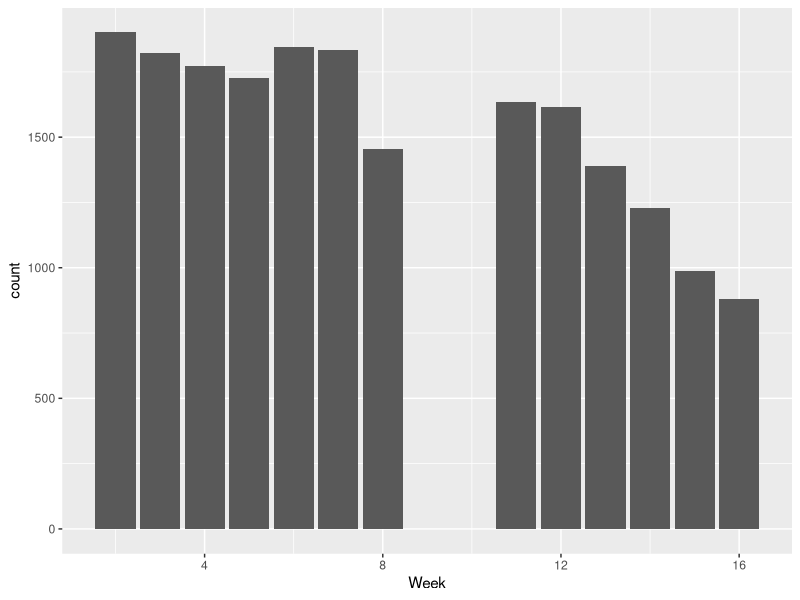
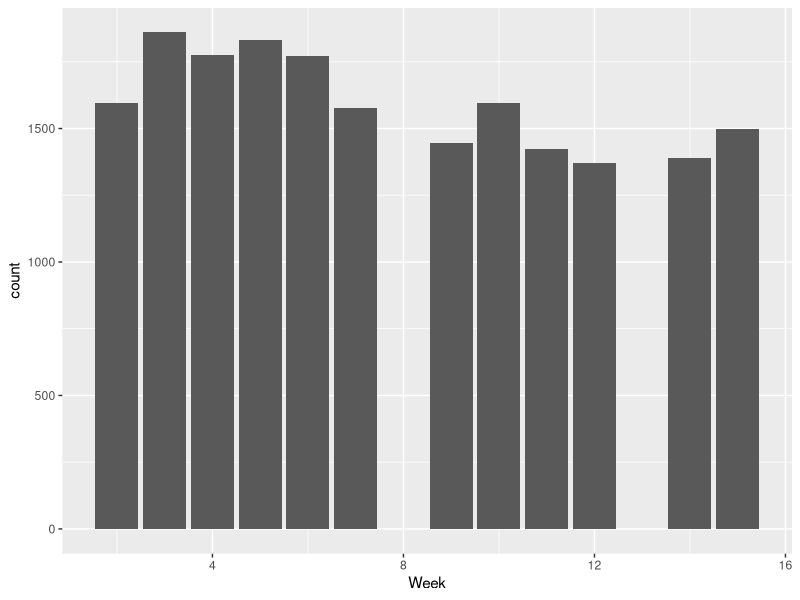
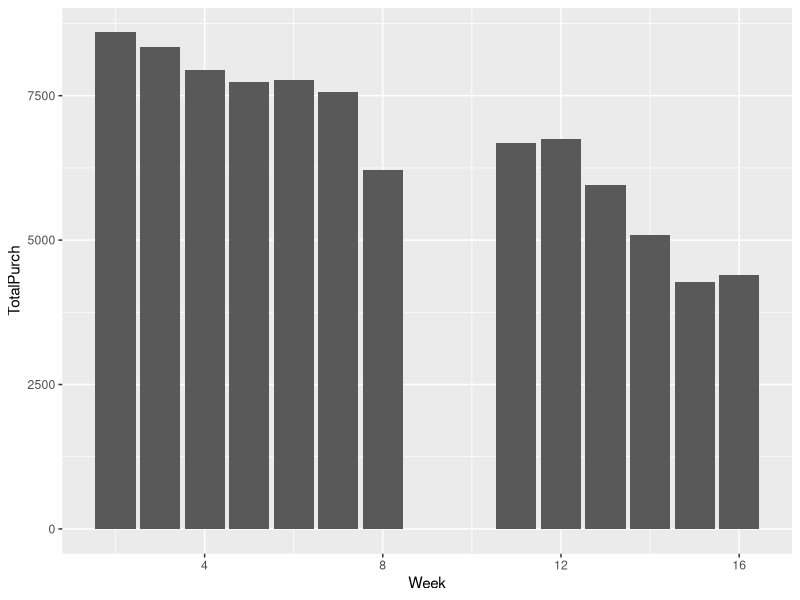
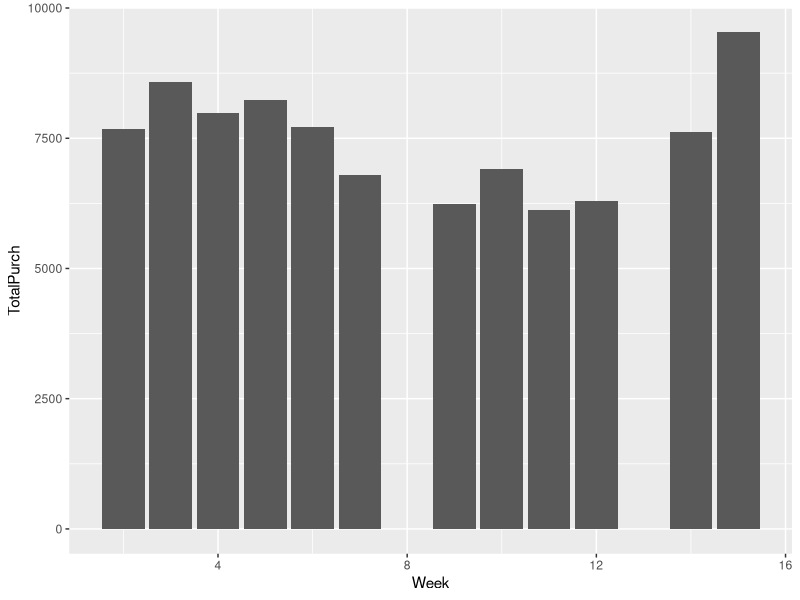
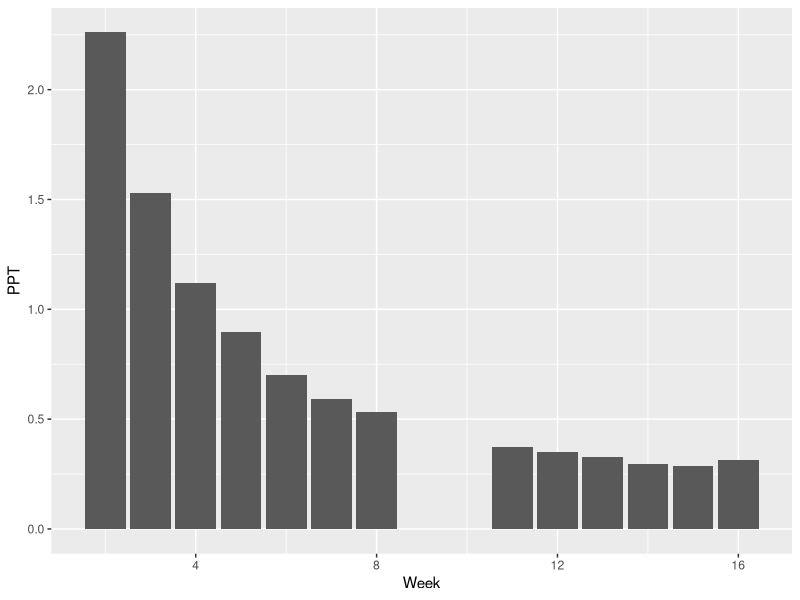
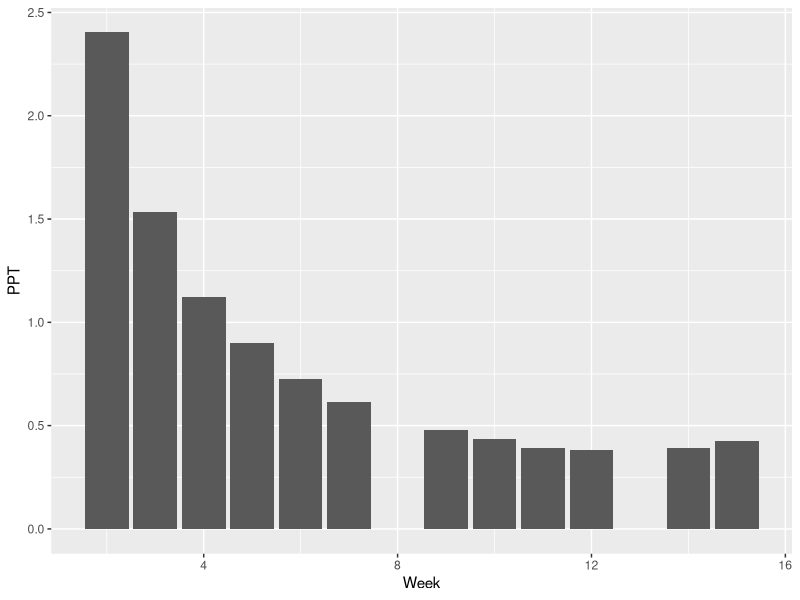
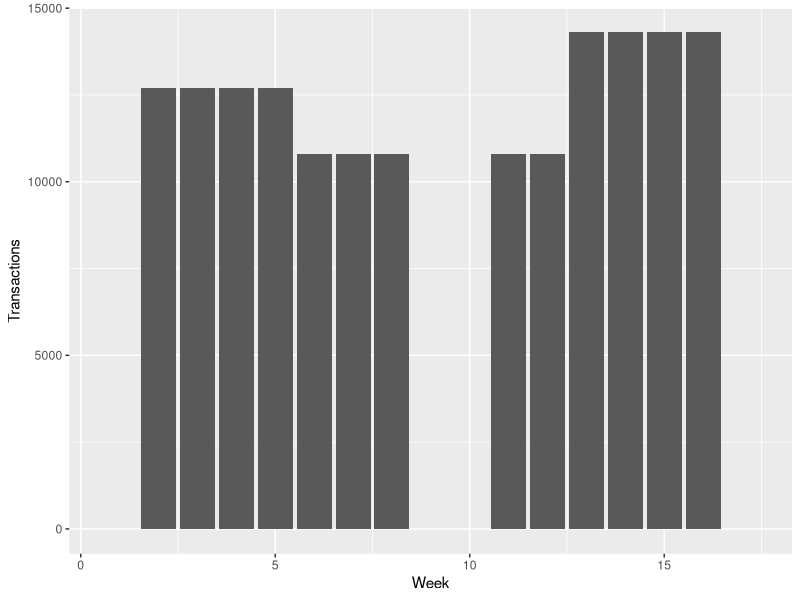
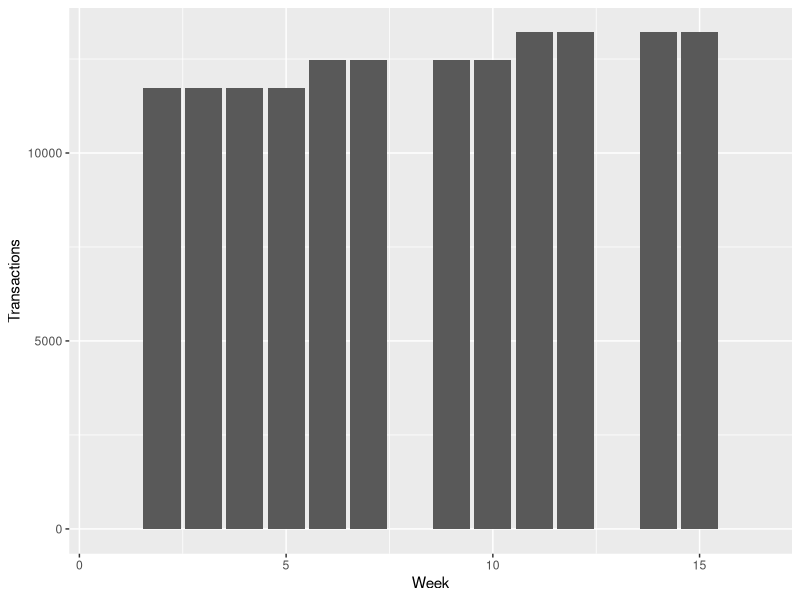

R code for these plots, in order:
## ---- chunk 1
knitr::opts_chunk$set(echo = TRUE, message=FALSE, warning=FALSE, cache=TRUE, 
                      fig.width=7, fig.height=3, fig.align = "center")
library(readr)
library(dplyr)
library(ggplot2)
library(lubridate)
## ---- chunk 2

flex_data <- read_csv("flex_data.csv") 
flex_data <- flex_data %>% mutate(Time = mdy_hm(Time)) %>% mutate(Week = epiweek(Time)) %>% rename(AmountSpent=Price)
flex_data <- flex_data %>% filter(Time >= '2019-01-20' & Time <= '2019-12-19') %>%  filter(AmountSpent > 0)

## ---- chunk 3
#Transactions by week
springtrans <- flex_data %>% filter(Time <= '2019-5-19') %>% mutate(Week = Week-3) %>% filter(Week!=1 & Week!=9 & Week!=10 & Week!=17)
falltrans <- flex_data %>% filter(Time >= '2019-9-1') %>% mutate (Week = Week-35) %>% filter(Week!=1 & Week!=8 & Week!=13 & Week!=16)

ggplot(springtrans) + geom_bar(aes(x=Week))
ggplot(falltrans) + geom_bar(aes(x=Week))
## ---- chunk 4
#Purchases by week
springpurch <- springtrans %>% group_by(Week) %>% summarize(TotalPurch = sum(AmountSpent))
fallpurch <- falltrans %>% group_by(Week) %>% summarize(TotalPurch = sum(AmountSpent))

ggplot(springpurch) + geom_bar(aes(x=Week, y=TotalPurch), stat='identity')
ggplot(fallpurch) + geom_bar(aes(x=Week, y=TotalPurch), stat='identity')
## ---- chunk 5
#Amount Spent Per Transaction
springppt <- springtrans %>% group_by(Week) %>% summarize(TotalTrans = sum(as.double(Week)), TotalPurch = sum(AmountSpent)) %>% mutate(PPT = TotalPurch/TotalTrans)
fallppt <- falltrans %>% group_by(Week) %>% summarize(TotalTrans = sum(as.double(Week)), TotalPurch = sum(AmountSpent)) %>% mutate(PPT = TotalPurch/TotalTrans)

ggplot(springppt) + geom_bar(aes(x=Week, y=PPT), stat='identity')
ggplot(fallppt) + geom_bar(aes(x=Week, y=PPT), stat='identity')
## ---- chunk 6
#Creation of consistent null dataframes
#Tested - Sums of spring/fall consistent nulls add up to sum of purchases and transactions from spring/fall PPT
sprnullconsistent <- data.frame("Week"=1:17, "Transactions"= c(0,sum(springppt$TotalTrans)/13,sum(springppt$TotalTrans)/13,sum(springppt$TotalTrans)/13,sum(springppt$TotalTrans)/13,sum(springppt$TotalTrans)/13,sum(springppt$TotalTrans)/13,sum(springppt$TotalTrans)/13,0,0,sum(springppt$TotalTrans)/13,sum(springppt$TotalTrans)/13,sum(springppt$TotalTrans)/13,sum(springppt$TotalTrans)/13,sum(springppt$TotalTrans)/13,sum(springppt$TotalTrans)/13,0), "Purchases"= c(0,sum(springppt$TotalPurch)/13,sum(springppt$TotalPurch)/13,sum(springppt$TotalPurch)/13,sum(springppt$TotalPurch)/13,sum(springppt$TotalPurch)/13,sum(springppt$TotalPurch)/13,sum(springppt$TotalPurch)/13,0,0,sum(springppt$TotalPurch)/13,sum(springppt$TotalPurch)/13,sum(springppt$TotalPurch)/13,sum(springppt$TotalPurch)/13,sum(springppt$TotalPurch)/13,sum(springppt$TotalPurch)/13,0))

fallnullconsistent <- data.frame("Week"=1:16, "Transactions"= c(0,sum(fallppt$TotalTrans)/12,sum(fallppt$TotalTrans)/12,sum(fallppt$TotalTrans)/12,sum(fallppt$TotalTrans)/12,sum(fallppt$TotalTrans)/12,sum(fallppt$TotalTrans)/12,0,sum(fallppt$TotalTrans)/12,sum(fallppt$TotalTrans)/12,sum(fallppt$TotalTrans)/12,sum(fallppt$TotalTrans)/12,0,sum(fallppt$TotalTrans)/12,sum(fallppt$TotalTrans)/12,0), "Purchases"= c(0,sum(fallppt$TotalPurch)/12,sum(fallppt$TotalPurch)/12,sum(fallppt$TotalPurch)/12,sum(fallppt$TotalPurch)/12,sum(fallppt$TotalPurch)/12,sum(fallppt$TotalPurch)/12,0,sum(fallppt$TotalPurch)/12,sum(fallppt$TotalPurch)/12,sum(fallppt$TotalPurch)/12,sum(fallppt$TotalPurch)/12,0,sum(fallppt$TotalPurch)/12,sum(fallppt$TotalPurch)/12,0))

## ---- chunk 7
#285/518=55.02% of students believe they spend consistently (1/3 beginning, 1/3 middle, 1/3 end)
#86/518=16.60% of students believe they spend most in beginning (1/2 beginning, 1/3 middle, 1/6 end)
#147/518=28.38% of students believe they spend most at end (1/6 beginning, 1/3 middle, 1/2 end)

#Tested - Sums of spring/fall weighted expectation nulls add up to sum of purchases/transactions from spring/fall  PPT
#Note - each period represents total spending expected during that period, then divided by number of weeks in     that period (spring separated into 4/5/4, fall into 4/4/4)
#Possible error - since spring semester is 13 applicable weeks, middle period is 5 weeks instead of 4,            aritifically deflating average spending in that period
p1springtrans <- .5502*sum(springppt$TotalTrans)*(1/3) + .1660*sum(springppt$TotalTrans)*(1/2) + .2838*sum(springppt$TotalTrans)*(1/6)
p2springtrans <- .5502*sum(springppt$TotalTrans)*(1/3) + .1660*sum(springppt$TotalTrans)*(1/3) + .2838*sum(springppt$TotalTrans)*(1/3)
p3springtrans <- .5502*sum(springppt$TotalTrans)*(1/3) + .1660*sum(springppt$TotalTrans)*(1/6) + .2838*sum(springppt$TotalTrans)*(1/2)

p1springpurch <- .5502*sum(springppt$TotalPurch)*(1/3) + .1660*sum(springppt$TotalPurch)*(1/2) + .2838*sum(springppt$TotalPurch)*(1/6)
p2springpurch <- .5502*sum(springppt$TotalPurch)*(1/3) + .1660*sum(springppt$TotalPurch)*(1/3) + .2838*sum(springppt$TotalPurch)*(1/3)
p3springpurch <- .5502*sum(springppt$TotalPurch)*(1/3) + .1660*sum(springppt$TotalPurch)*(1/6) + .2838*sum(springppt$TotalPurch)*(1/2)

sprnullweighted <- data.frame("Week"=1:17, 
"Transactions"= c(0,p1springtrans/4,p1springtrans/4,p1springtrans/4,p1springtrans/4,p2springtrans/5,p2springtrans/5,p2springtrans/5,0,0,p2springtrans/5,p2springtrans/5,p3springtrans/4,p3springtrans/4,p3springtrans/4,p3springtrans/4,0), 
"Purchases"= c(0,p1springpurch/4,p1springpurch/4,p1springpurch/4,p1springpurch/4,p2springpurch/5,p2springpurch/5,p2springpurch/5,0,0,p2springpurch/5,p2springpurch/5,p3springpurch/4,p3springpurch/4,p3springpurch/4,p3springpurch/4,0))

p1falltrans <- .5502*sum(fallppt$TotalTrans)*(1/3) + .1660*sum(fallppt$TotalTrans)*(1/2) + .2838*sum(fallppt$TotalTrans)*(1/6)
p2falltrans <- .5502*sum(fallppt$TotalTrans)*(1/3) + .1660*sum(fallppt$TotalTrans)*(1/3) + .2838*sum(fallppt$TotalTrans)*(1/3)
p3falltrans <- .5502*sum(fallppt$TotalTrans)*(1/3) + .1660*sum(fallppt$TotalTrans)*(1/6) + .2838*sum(fallppt$TotalTrans)*(1/2)

p1fallpurch <- .5502*sum(fallppt$TotalPurch)*(1/3) + .1660*sum(fallppt$TotalPurch)*(1/2) + .2838*sum(fallppt$TotalPurch)*(1/6)
p2fallpurch <- .5502*sum(fallppt$TotalPurch)*(1/3) + .1660*sum(fallppt$TotalPurch)*(1/3) + .2838*sum(fallppt$TotalPurch)*(1/3)
p3fallpurch <- .5502*sum(fallppt$TotalPurch)*(1/3) + .1660*sum(fallppt$TotalPurch)*(1/6) + .2838*sum(fallppt$TotalPurch)*(1/2)

fallnullweighted <- data.frame("Week"=1:16, 
"Transactions"= c(0,p1falltrans/4,p1falltrans/4,p1falltrans/4,p1falltrans/4,p2falltrans/4,p2falltrans/4,0,p2falltrans/4,p2falltrans/4,p3falltrans/4,p3falltrans/4,0,p3falltrans/4,p3falltrans/4,0), 
"Purchases"= c(0,p1fallpurch/4,p1fallpurch/4,p1fallpurch/4,p1fallpurch/4,p2fallpurch/4,p2fallpurch/4,0,p2fallpurch/4,p2fallpurch/4,p3fallpurch/4,p3fallpurch/4,0,p3fallpurch/4,p3fallpurch/4,0))

ggplot(sprnullweighted) + geom_bar(aes(x=Week, y=Transactions), stat='identity')
ggplot(fallnullweighted) + geom_bar(aes(x=Week, y=Transactions), stat='identity')
ggplot(sprnullweighted) + geom_bar(aes(x=Week, y=Purchases), stat='identity')
ggplot(fallnullweighted) + geom_bar(aes(x=Week, y=Purchases), stat='identity')
